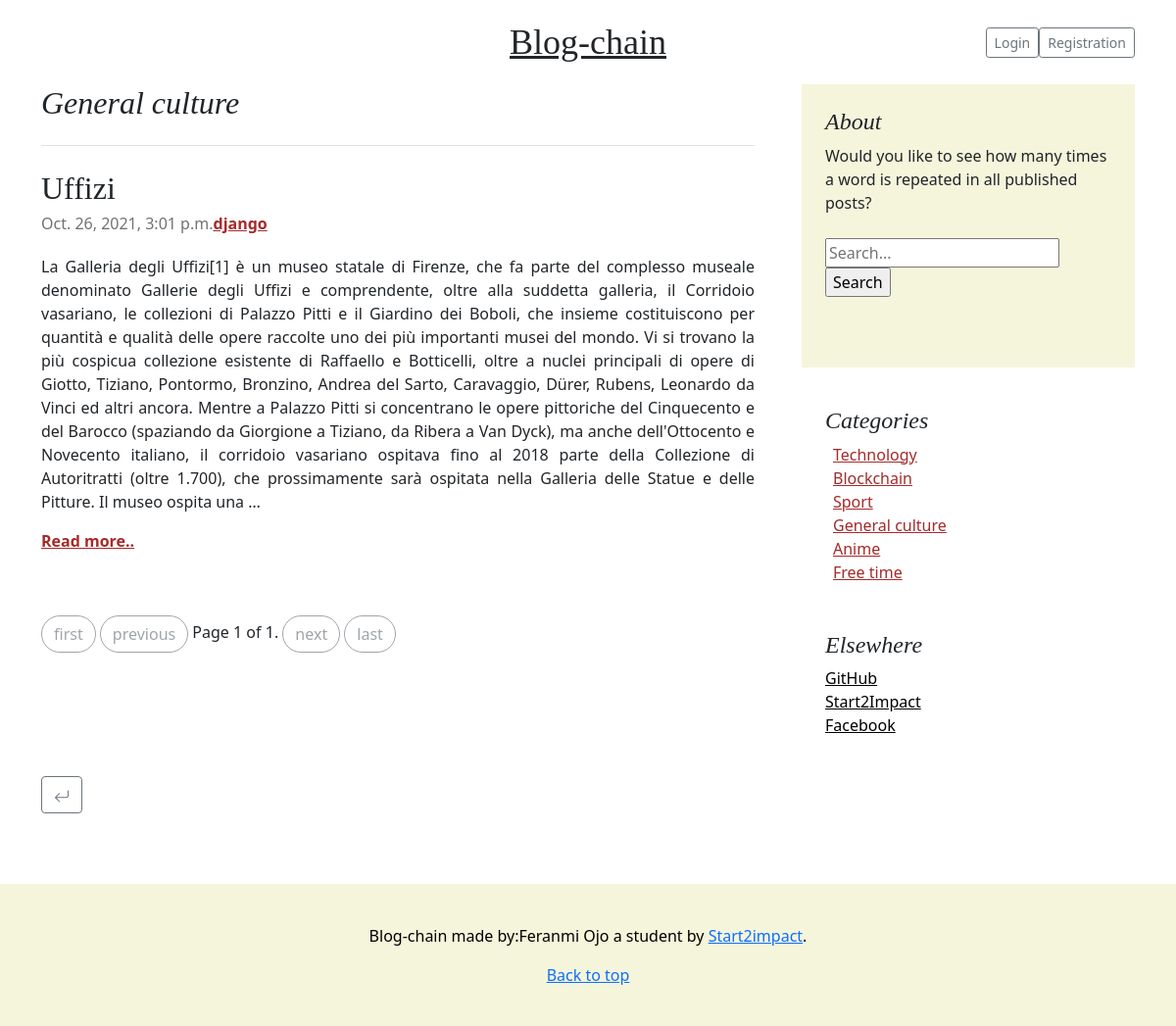
The page /articles/list/GC/ on the database as committed earlier.
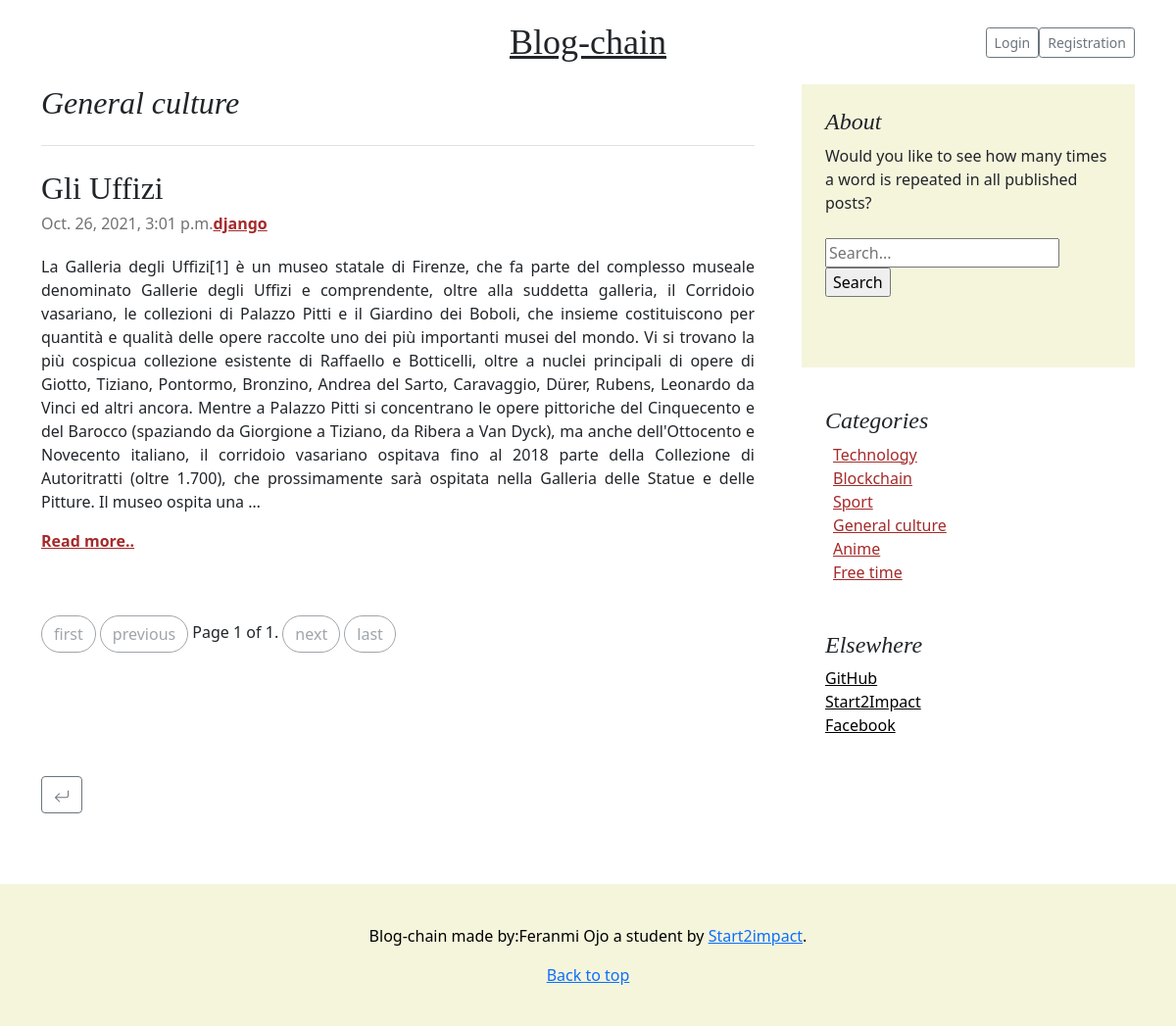
The same page on the database as committed later.
### articles/models.py (models this page shows, shortened)
class Article(models.Model):
    DRAFT= 'DRRAFT'
    PUBLISHED='PUBLISHED'
    STATUS_CHOICES=(
        (DRAFT,'Draft'),
        (PUBLISHED,'Published')
    )
    status = models.CharField(max_length=10, choices=STATUS_CHOICES,default=PUBLISHED)
    TECNOLOGY = 'TC'
    BLOCKCHAIN='BC'
    SPORT = 'SP'
    GENERAL_CULTURE = 'GC'
    ANIME ='AN'
    FREE_TIME = 'FT'
    CATEGORIES = [
         (TECNOLOGY,'Technology'),
        (BLOCKCHAIN,'Blockchain'),
         ( SPORT,'Sport'),
        (GENERAL_CULTURE,'General culture'),
        (ANIME ,'Anime'),
        (FREE_TIME,'Free time')
    ]
    category= models.CharField(choices= CATEGORIES,default='FT',max_length=2)
    title= models.CharField(max_length=250)
    slug= models.SlugField(max_length=250,null=False, unique=True)
    img= models.ImageField(upload_to="images/", blank=True, null=True)
    content= models.TextField(max_length=5000)
    author= models.ForeignKey(settings.AUTH_USER_MODEL, on_delete=models.CASCADE)
    created= models.DateTimeField(default=timezone.now)
    published=models.DateTimeField(default=timezone.now)
    updated=models.DateTimeField(auto_now=True)
    address = models.CharField(max_length=66, default=None, null=True)
    hash = models.CharField(max_length=32, default=None, null=True)
    txId = models.CharField(max_length=66, default=None, null=True)
    class Meta:
        ordering = ("-updated","-published")
    def get_absolute_url(self):
        return reverse('articles:article-detail', kwargs={'slug':self.slug})

### articles/views.py (the view)
# urls.py: path('list/<slug:category_tag>/', views.ArticleListView.as_view(), name='article-list'),
class ArticleListView(ListView):
    model = Article
    paginate_by = 5
    def get_queryset(self):
        tag = self.kwargs.get('category_tag', None)
        queryset = Article.objects.filter(status='PUBLISHED')
        if tag:
            c = tag
            queryset = Article.objects.filter(status='PUBLISHED').filter(category__in=[tag])
        return queryset
    def get_context_data(self, **kwargs):
        context = super().get_context_data(**kwargs)
        context['categories'] = Article.CATEGORIES
        tag = self.kwargs.get('category_tag', None)
        context['tag'] = tag
        return context

### articles/templates/articles/article_list.html
{% extends "blog/base.html" %}
{% block page_content %}
    {% include "articles/partials/_list_content.html" %}
{% endblock %}

### articles/templates/articles/partials/_list_content.html (shortened to what this page needs)
<main role="main" class="container">
      <div class="row g-5">
        {% block section_articles%}
          <div class="col-md-8">
              <h2 class="pb-4 mb-4 fst-italic border-bottom">
                    {% for category_tag , category_display_name in categories %}
                        {% if category_tag == tag %}
                            {{category_display_name}}
                        {%endif%}
                  {%endfor%}
              </h2>
               {% for article in page_obj%}
                    <article class="blog-post">
                        <h2 class="blog-post-title">{{article.title}}</h2>
                        <p class="blog-post-meta">{{article.published}}<strong><a href="{%url 'accounts:profile' article.author.profile.id%} " style="color:#A52A2A">{{article.author}}</a></strong></p>
                        <p align="justify"> {{article.content|truncatewords:150}}  </p>
                        <p class="blog-post-footer"><strong><a href="{{article.get_absolute_url}}" style="color:#A52A2A" >Read more..</a></strong></p>
                    </article>
                {% endfor %}
            {% block pagination%}
            {% include "blog/partials/_pagination.html" with page=page_obj %}
            {% endblock %}
          </div>
        {% endblock %}
        {% block sidebar%}
        {% include "blog/partials/_sidebar.html"%}
        {% endblock %}
      </div>
     <a class="btn btn-outline-secondary" href="{%url 'blog:blog'%}">
    </a>
</main>

Rows that differ between the two databases and show on the page:
changed Article "django": title "Uffizi" → "Gli Uffizi"
